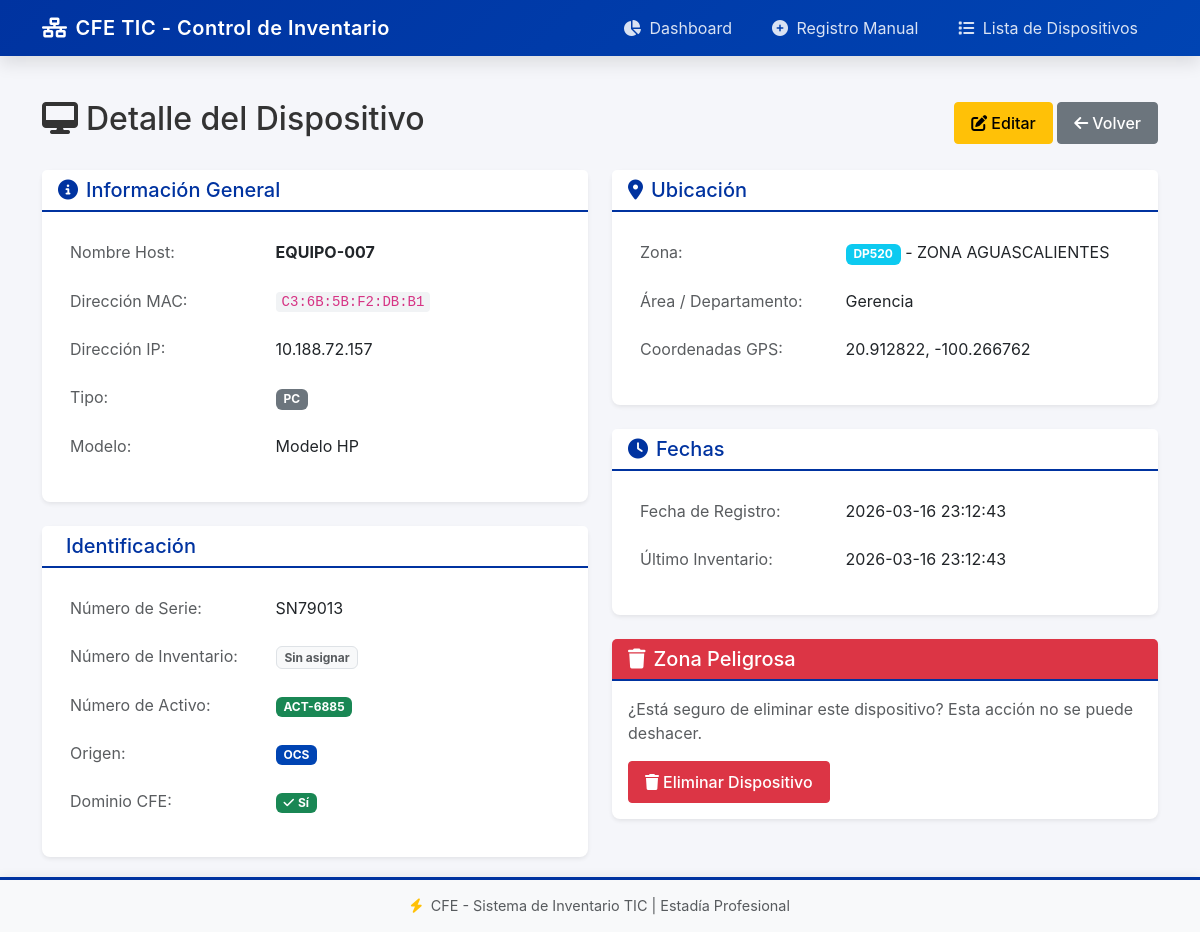
/dispositivos/detalle/7, run on the app's committed database.
### tables this page shows
CREATE TABLE DISPOSITIVOS (
                    id INTEGER PRIMARY KEY AUTOINCREMENT,
                    mac_address TEXT UNIQUE,
                    ip_address TEXT,
                    nombre_host TEXT,
                    numero_serie TEXT,
                    modelo TEXT,
                    tipo TEXT,
                    origen TEXT DEFAULT 'OCS',
                    numero_activo TEXT,
                    cve_zona TEXT,
                    coordenadas_gps TEXT,
                    area_pertenencia TEXT,
                    dominio BOOLEAN DEFAULT 0,
                    fecha_registro TIMESTAMP DEFAULT CURRENT_TIMESTAMP,
                    fecha_ultimo_inventario TIMESTAMP, numero_inventario TEXT,
                    FOREIGN KEY (cve_zona) REFERENCES ZONAS(cve_zona)
                );

CREATE TABLE ZONAS (
                    cve_zona TEXT PRIMARY KEY,
                    nombre_zona TEXT
                );

### app.py (the view)
@app.route('/dispositivos/detalle/<int:dispositivo_id>')
def detalle_dispositivo(dispositivo_id):
    dispositivo = obtener_dispositivo_por_id(dispositivo_id)
    if not dispositivo:
        return redirect(url_for('dispositivos'))
    return render_template(
        'detalle_dispositivo.html',
        dispositivo=dispositivo,
        zonas=ZONAS_CFE
    )

### models.py (called while the page is built)
def get_connection():
    return sqlite3.connect(config.DATABASE_PATH)

def obtener_dispositivo_por_id(dispositivo_id):
    try:
        with get_connection() as conn:
            conn.row_factory = sqlite3.Row
            cursor = conn.cursor()
            cursor.execute("""
                SELECT d.*, z.nombre_zona
                FROM DISPOSITIVOS d
                LEFT JOIN ZONAS z ON d.cve_zona = z.cve_zona
                WHERE d.id = ?
            """, (dispositivo_id,))
            row = cursor.fetchone()
            return dict(row) if row else None
    except sqlite3.Error as e:
        print(f"Error al obtener dispositivo: {e}")
        return None

### templates/detalle_dispositivo.html (shortened to what this page needs)
{% extends "base.html" %}
{% block content %}
<div class="detalle-dispositivo">
    <div class="d-flex justify-content-between align-items-center mb-4">
        <h2>
            <i class="fas fa-desktop me-2"></i>Detalle del Dispositivo
        </h2>
        <div>
            <a href="{{ url_for('editar_dispositivo', dispositivo_id=dispositivo.id) }}" class="btn btn-warning">
                <i class="fas fa-edit me-1"></i>Editar
            </a>
            <a href="{{ url_for('dispositivos') }}" class="btn btn-secondary">
                <i class="fas fa-arrow-left me-1"></i>Volver
            </a>
        </div>
    </div>
    <div class="row">
        <div class="col-md-6">
            <div class="card mb-4">
                <div class="card-header">
                    <h5 class="mb-0">
                        <i class="fas fa-info-circle me-2"></i>Información General
                    </h5>
                </div>
                <div class="card-body">
                    <table class="table table-borderless">
                        <tr>
                            <td class="text-muted" style="width: 40%;">Nombre Host:</td>
                            <td><strong>{{ dispositivo.nombre_host or '-' }}</strong></td>
                        </tr>
                        <tr>
                            <td class="text-muted">Dirección MAC:</td>
                            <td><code>{{ dispositivo.mac_address or '-' }}</code></td>
                        </tr>
                        <tr>
                            <td class="text-muted">Dirección IP:</td>
                            <td>{{ dispositivo.ip_address or '-' }}</td>
                        </tr>
                        <tr>
                            <td class="text-muted">Tipo:</td>
                            <td><span class="badge bg-secondary">{{ dispositivo.tipo or '-' }}</span></td>
                        </tr>
                        <tr>
                            <td class="text-muted">Modelo:</td>
                            <td>{{ dispositivo.modelo or '-' }}</td>
                        </tr>
                    </table>
                </div>
            </div>
            <div class="card">
                <div class="card-header">
                    <h5 class="mb-0">
                        Identificación
                    </h5>
                </div>
                <div class="card-body">
                    <table class="table table-borderless">
                        <tr>
                            <td class="text-muted" style="width: 40%;">Número de Serie:</td>
                            <td>{{ dispositivo.numero_serie or '-' }}</td>
                        </tr>
                        <tr>
                            <td class="text-muted">Número de Inventario:</td>
                            <td>
                                {% if dispositivo.numero_inventario %}
                                <span class="badge bg-primary">{{ dispositivo.numero_inventario }}</span>
                                {% else %}
                                <span class="badge bg-light text-muted border">Sin asignar</span>
                                {% endif %}
                            </td>
                        </tr>
                        <tr>
                            <td class="text-muted">Número de Activo:</td>
                            <td>
                                {% if dispositivo.numero_activo %}
                                <span class="badge bg-success">{{ dispositivo.numero_activo }}</span>
                                {% else %}
                                <span class="badge badge-pendiente">Pendiente</span>
                                {% endif %}
                            </td>
                        </tr>
                        <tr>
                            <td class="text-muted">Origen:</td>
                            <td>
                                {% if dispositivo.origen == 'OCS' %}
                                <span class="badge badge-ocs">OCS</span>
                                {% else %}
                                <span class="badge badge-manual">MANUAL</span>
                                {% endif %}
                            </td>
                        </tr>
                        <tr>
                            <td class="text-muted">Dominio CFE:</td>
                            <td>
                                {% if dispositivo.dominio %}
                                <span class="badge bg-success"><i class="fas fa-check me-1"></i>Sí</span>
                                {% else %}
                                <span class="badge bg-secondary">No</span>
                                {% endif %}
                            </td>
                        </tr>
                    </table>
                </div>
            </div>
        </div>
        <div class="col-md-6">
            <div class="card mb-4">
                <div class="card-header">
                    <h5 class="mb-0">
                        <i class="fas fa-map-marker-alt me-2"></i>Ubicación
                    </h5>
                </div>
                <div class="card-body">
                    <table class="table table-borderless">
                        <tr>
                            <td class="text-muted" style="width: 40%;">Zona:</td>
                            <td>
                                {% if dispositivo.cve_zona %}
                                <span class="badge bg-info">{{ dispositivo.cve_zona }}</span>
                                {% if dispositivo.nombre_zona %}
                                - {{ dispositivo.nombre_zona }}
                                {% endif %}
                                {% else %}
                                -
                                {% endif %}
                            </td>
                        </tr>
                        <tr>
                            <td class="text-muted">Área / Departamento:</td>
                            <td>{{ dispositivo.area_pertenencia or '-' }}</td>
                        </tr>
                        <tr>
                            <td class="text-muted">Coordenadas GPS:</td>
                            <td>{{ dispositivo.coordenadas_gps or '-' }}</td>
                        </tr>
                    </table>
                </div>
            </div>
            <div class="card">
                <div class="card-header">
                    <h5 class="mb-0">
                        <i class="fas fa-clock me-2"></i>Fechas
                    </h5>
                </div>
                <div class="card-body">
                    <table class="table table-borderless">
                        <tr>
                            <td class="text-muted" style="width: 40%;">Fecha de Registro:</td>
                            <td>{{ dispositivo.fecha_registro or '-' }}</td>
                        </tr>
                        <tr>
                            <td class="text-muted">Último Inventario:</td>
                            <td>{{ dispositivo.fecha_ultimo_inventario or '-' }}</td>
                        </tr>
                    </table>
                </div>
            </div>
            <div class="card mt-4">
                <div class="card-header bg-danger text-white">
                    <h5 class="mb-0">
                        <i class="fas fa-trash me-2"></i>Zona Peligrosa
                    </h5>
                </div>
                <div class="card-body">
                    <p class="text-muted">¿Está seguro de eliminar este dispositivo? Esta acción no se puede deshacer.</p>
                    <button class="btn btn-danger btn-eliminar" data-id="{{ dispositivo.id }}" data-nombre="{{ dispositivo.nombre_host or 'dispositivo' }}">
                        <i class="fas fa-trash me-1"></i>Eliminar Dispositivo
                    </button>
                </div>
            </div>
        </div>
    </div>
</div>
{% endblock %}

### static/css/style.css (style rules this page uses)
:root { --cfe-blue: #003366; --cfe-light-blue: #0044b3; --cfe-gold: #ffc107; --cfe-dark: #1a1a2e; --cfe-gray: #6c757d; --cfe-success: #28a745; --cfe-danger: #dc3545; --cfe-warning: #ffc107; --shadow-sm: 0 0.125rem 0.25rem rgba(0, 0, 0, 0.075); --shadow-md: 0 0.5rem 1rem rgba(0, 0, 0, 0.1); --shadow-lg: 0 1rem 3rem rgba(0, 0, 0, 0.15); --radius-sm: 0.25rem; --radius-md: 0.5rem; --radius-lg: 0.75rem; --transition: all 0.3s ease; }
* { box-sizing: border-box; }
body { font-family: -apple-system, BlinkMacSystemFont, 'Segoe UI', Roboto, 'Helvetica Neue', Arial, sans-serif; background-color: #f5f6fa; color: #333; }
.card { border: none; border-radius: var(--radius-md); box-shadow: var(--shadow-sm); transition: var(--transition); }
.card-header { background-color: white; border-bottom: 2px solid var(--cfe-blue); font-weight: 600; color: var(--cfe-blue); }
.badge-ocs { background-color: #0044b3; color: white; }
.table td { vertical-align: middle; padding: 0.75rem; }
.btn { border-radius: var(--radius-sm); font-weight: 500; padding: 0.5rem 1rem; transition: var(--transition); }
.card, .stat-card { animation: fadeIn 0.4s ease-out; }
code { background-color: #f1f3f5; padding: 0.125rem 0.375rem; border-radius: var(--radius-sm); font-size: 0.875rem; color: #d63384; }

### templates/base.html (style rules this page uses)
:root { --cfe-blue: #0033A0; --cfe-dark: #1a1a2e; --cfe-light: #f8f9fa; }
body { min-height: 100vh; display: flex; flex-direction: column; }

### data on the page
DISPOSITIVOS: nombre_host "EQUIPO-007", mac_address "C3:6B:5B:F2:DB:B1", ip_address "10.188.72.157", tipo "PC", modelo "Modelo HP", numero_serie "SN79013", numero_activo "ACT-6885", cve_zona "DP520", area_pertenencia "Gerencia", coordenadas_gps "20.912822, -100.266762", fecha_registro "2026-03-16 23:12:43", fecha_ultimo_inventario "2026-03-16 23:12:43"
ZONAS: nombre_zona "ZONA AGUASCALIENTES"
